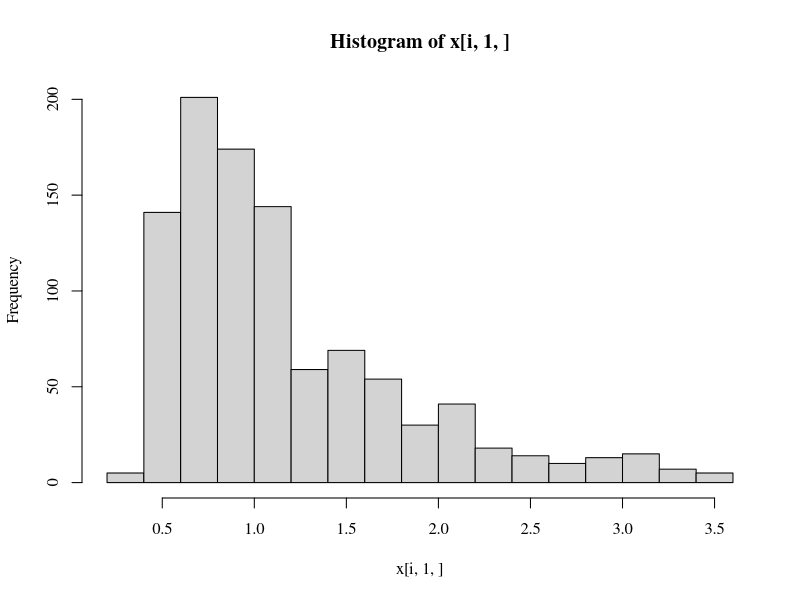
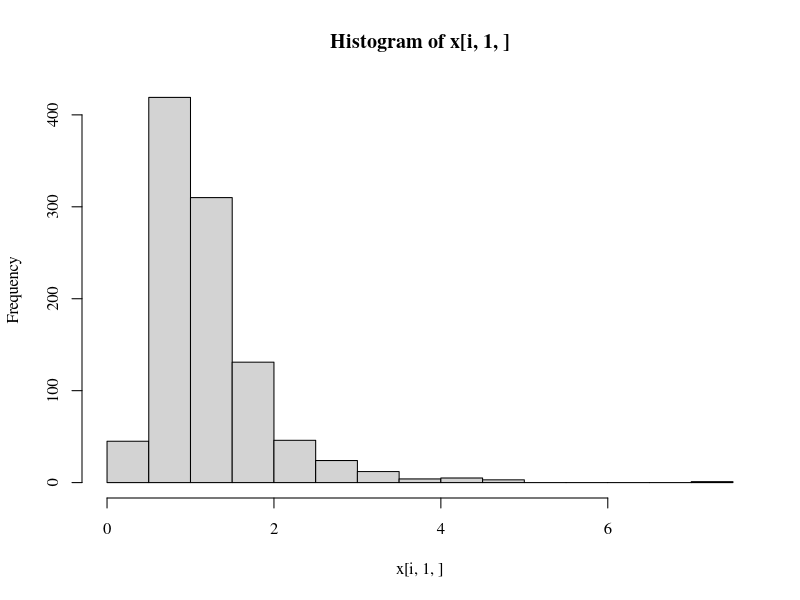
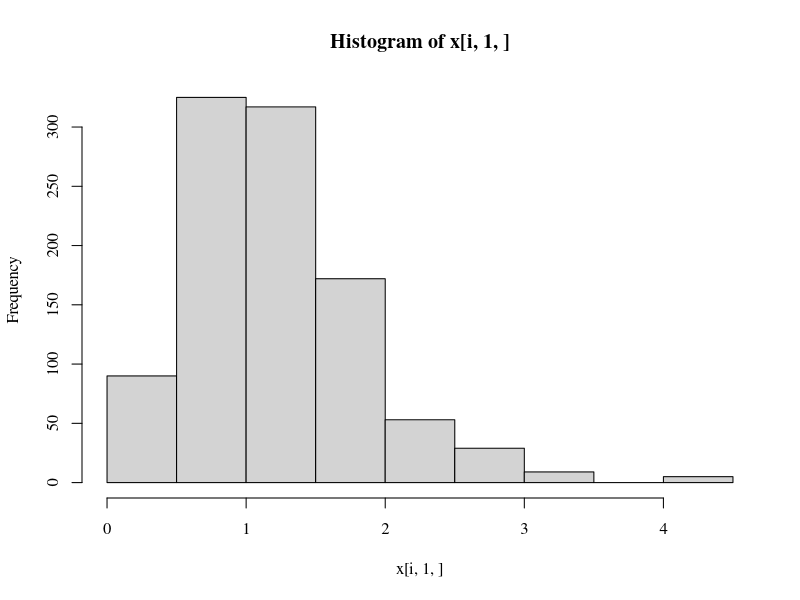

Here is the R script that generated these plots, in order:
par(family = 'serif')
setwd("/Users/mikhailgaerlan/Box Sync/Education/UC Davis/2016-2017 Spring/STA 243 Computational Statistics/Assignments/Assignment 4")
rm(list=ls())

options(digits=6)

betas = c(0.5,1,2)
m = 100  #Number of experiments
n = 1000 #Number of samples
x = array(0,c(length(betas),m,n))
theta1 = 1.5
theta2 = 2
for(i in 1:length(betas)){
  means = 1:m
  means1 = 1:m
  for (j in 1:m){
    f = function(z){
      return((z^(-3/2))*exp(-theta1*z-theta2/z+2*sqrt(theta1*theta2)+log(sqrt(2*theta2))))
    }
    
    g = function(x,y){
      alpha = y
      return(dgamma(x,alpha,betas[i]))
    }
    
    r = function(x,y){
      return(min(c(f(y)*g(x,y)/(f(x)*g(y,x)),1)))
    }
    
    x[i,j,1] = 1
    for(k in 2:n){
      y = rgamma(1,x[i,j,k-1],betas[i])
      if(runif(1) <= r(x[i,j,k-1],y)){
        x[i,j,k] = y
      }else{
        x[i,j,k]=x[i,j,k-1]
      }
    }
    means[j] = mean(x[i,j,])
    means1[j] = mean(1/x[i,j,])
    #print(c(betas[i],mu,vr,sqrt(2/1.5),mu1,vr1,sqrt(1.5/2)+1/(2*2)))
  }
  hist(x[i,1,])
  print(c(betas[i],mean(means),var(means),sqrt(theta2/theta1),mean(means1),var(means1),sqrt(theta1/theta2)+1/(2*theta2)))
}